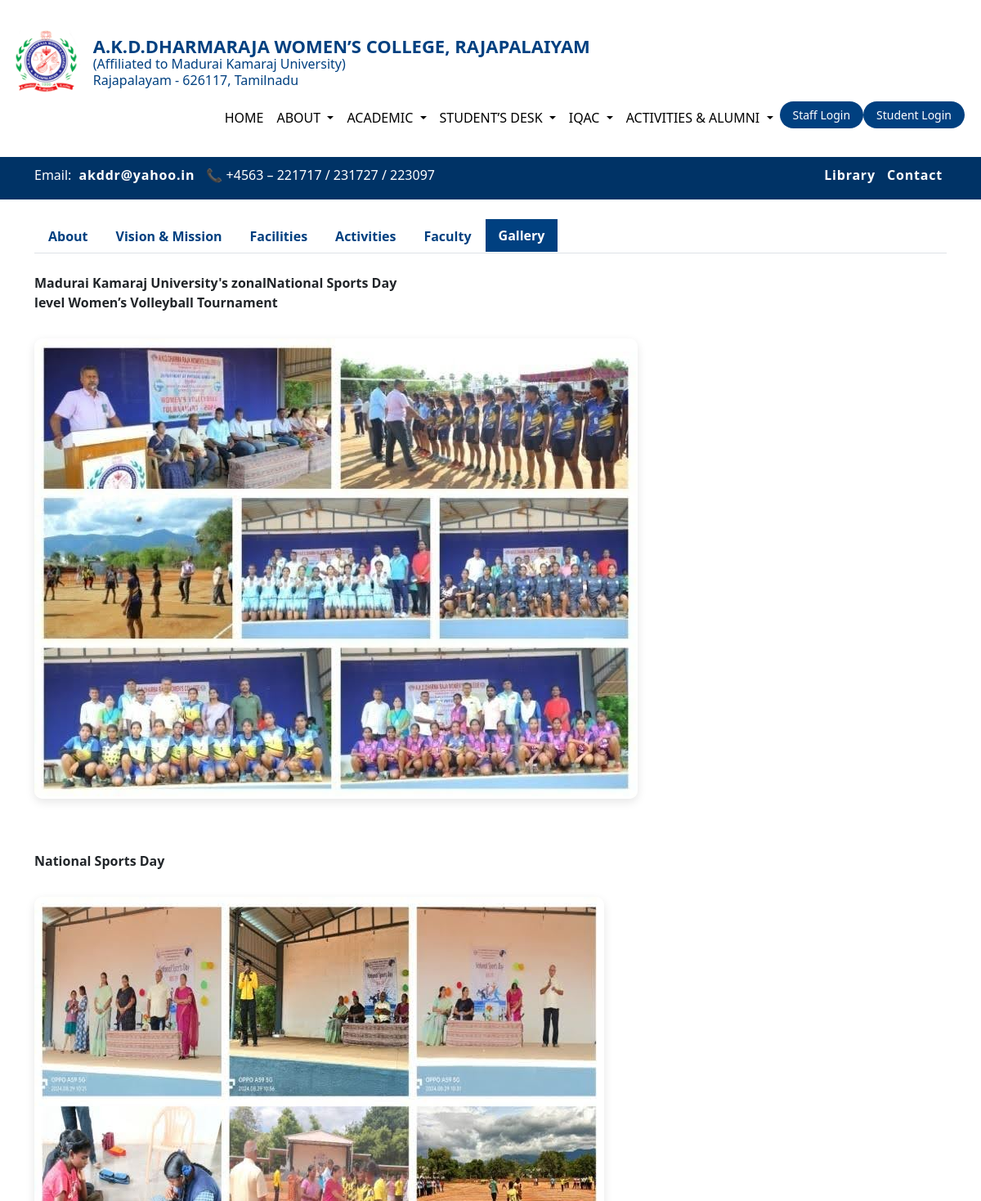
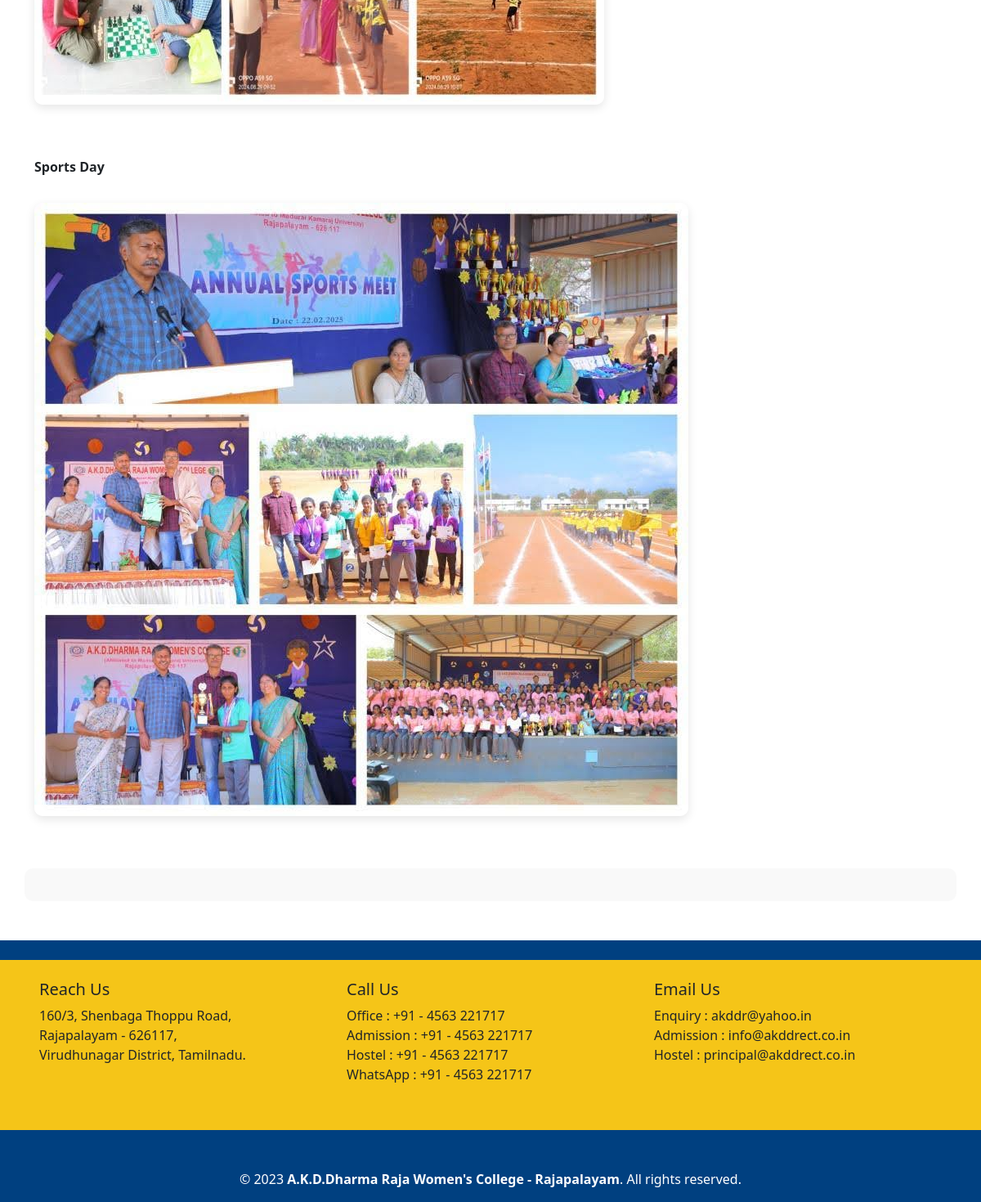
The app's page /sports/6/ with its own data (2 pictures, top to bottom).
### homepage/models.py (models this page shows, shortened)
class HomePageContent(models.Model):
    college_name = models.CharField(max_length=200)
    logo = models.ImageField(upload_to='logos/')

class SportsSection(models.Model):
    title = models.CharField(max_length=120)          # e.g. About, Vision & Mission …
    order = models.PositiveIntegerField(default=0)    # manual ordering

class SportsContentBlock(models.Model):
    section = models.ForeignKey(
        SportsSection, on_delete=models.CASCADE, related_name='content_blocks'
    )
    heading = models.CharField(max_length=200, blank=True, null=True)
    content = models.TextField(blank=True, null=True)
    image = models.ImageField(upload_to='sports/', blank=True, null=True)
    pdf   = models.FileField(upload_to='sports_pdfs/', blank=True, null=True)
    table_html = models.TextField(blank=True, null=True)
    order = models.PositiveIntegerField(default=0)
    class Meta:
        ordering = ['order']

### homepage/views.py (the view)
# urls.py: path('sports/<int:section_id>/', views.sports_section, name='sports_section'),
def sports_section(request, section_id):
    sections = SportsSection.objects.order_by('order')
    section  = get_object_or_404(SportsSection, id=section_id)
    context = {
        'sections': sections,      # for tab bar
        'active_section': section, # which tab is open
    }
    return render(request, 'activities/sports_detail.html', context)

### homepage/context_processors.py (called while the page is built)
def basic_info(request):
    return {
        "college_info": HomePageContent.objects.first(),
        'slider_images': SliderImage.objects.all(),
        'quick_links': HomeQuickLink.objects.all(),
        "about_menus": AboutSubmenu.objects.all(),
        "student_desk_menus": StudentDeskMenu.objects.all(),
        "submenus": NAACSubmenu.objects.all(),
        'activity_menus': ActivitySubmenu.objects.all(),
    }

def academic_menu_processor(request):
    return {
        'academic_submenus': AcademicSubMenu.objects.all().order_by('order')
    }

def department_list(request):
    return {
        'departments': Department.objects.all()
    }

def homepage_counters(request):
    return {
        'homepage_counters': HomepageCounter.objects.all().order_by('order')
    }

### homepage/templates/activities/sports_detail.html (shortened to what this page needs)
{% extends 'homepage/base.html' %}
{% load static %}
{% block fullwidth %}
<div class="container mt-4">
  <ul class="nav nav-tabs mt-4">
    {% for section in sections %}
      <li class="nav-item">
        <a class="nav-link {% if section.id == active_section.id %}active{% endif %}"
           href="{% url 'sports_section' section.id %}">
          {{ section.title }}
        </a>
      </li>
    {% endfor %}
  </ul>
  <div class="tab-content mt-4">
    {% for block in active_section.content_blocks.all %}
      <div class="mb-5">
        {% if block.content %}
          <p class="content-paragraph"><strong>{{ block.content|linebreaks }}</strong></p>
        {% endif %}
        {% if block.image %}
          <img src="{{ block.image.url }}" alt="{{ block.heading }}" class="custom-image my-3">
        {% endif %}
      </div>
    {% empty %}
      <p>No content added yet.</p>
    {% endfor %}
  </div>
</div>
{% endblock %}

### homepage/templates/homepage/header.html
<div class="d-flex align-items-center ps-3 header-wrap">
  <div class="d-flex align-items-center">
    <img src="{{ college_info.logo.url }}" height="80" class="me-3" alt="College Logo">
    <div class="college-text text-start">
      <h4 class="college-name mb-0">{{ college_info.college_name }}</h4>
      <h6 class="college-sub mb-0">(Affiliated to Madurai Kamaraj University)</h6>
      <p class="college-sub mb-0">Rajapalayam - 626117, Tamilnadu</p>
    </div>
  </div>
</div>

### static/css/style.css (style rules this page uses)
body, html { margin: 0 !important; padding: 0 !important; }
.header-wrap { margin: 0; padding-top: 0; padding-bottom: 0; }
.college-text { line-height: 1.3; margin: 0; padding: 0; margin-left: auto; }
.college-name { color: #004080; font-size: 22px; font-weight: bold; padding-top: 0; margin-bottom: 5px; }
.college-sub { color: #004080; font-weight: 500; font-size: 16px; margin-bottom: 3px; }

### homepage/templates/activities/sports_detail.html (style rules this page uses)
.nav-tabs .nav-link { font-weight: 600; color: #004080; border-radius: 0; }
.nav-tabs .nav-link.active { background-color: #004080; color: white !important; border: none; }
.content-paragraph { text-align: justify; font-size: 30px; line-height: 1.9; color: #111; font-weight: bold !important; margin-bottom: 24px; }
.custom-image { max-width: 100%; height: auto; border-radius: 10px; margin-top: 10px; box-shadow: 0 4px 12px rgba(0, 0, 0, 0.1); transition: transform 0.3s ease; }

### records on screen
HomePageContent: logo (picture), college_name "A.K.D.DHARMARAJA WOMEN’S COLLEGE, RAJAPALAIYAM"
SportsSection: title "About"
SportsSection: title "Vision & Mission"
SportsSection: title "Facilities"
SportsSection: title "Activities"
SportsSection: title "Faculty"
SportsSection: title "Gallery"
SportsContentBlock: content "level Women’s Volleyball Tournament", image (picture)
SportsContentBlock: image (picture)
SportsContentBlock: image (picture)
